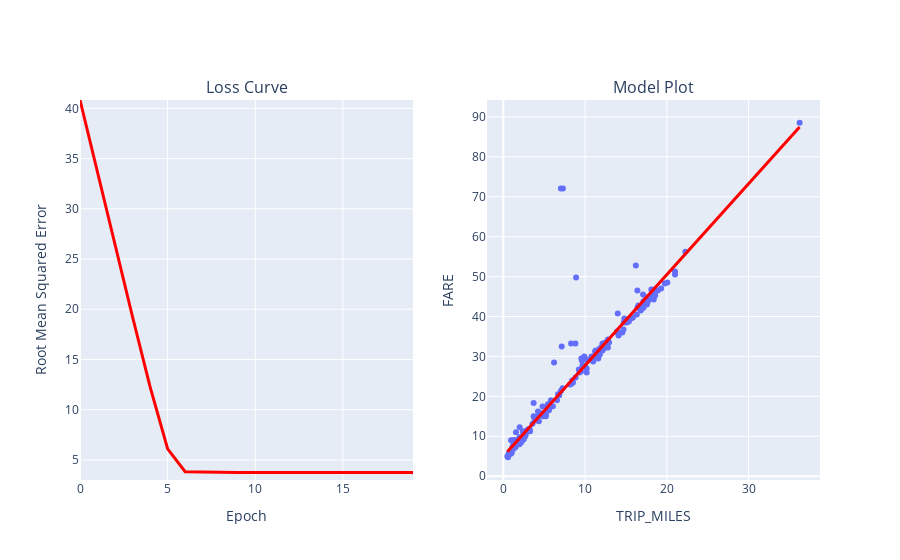

The notebook cell this image was saved under:
### Code cell
# Experiment 1 - Single Feature

# The following variables are the hyperparameters.
learning_rate = 0.001
epochs = 20
batch_size = 50

# Specify the feature and the label.
features = ['TRIP_MILES']
label = 'FARE'

model_1 = run_experiment(training_df, features, label, learning_rate, epochs, batch_size)

### Figure 1 — Plotly figure (JSON) as saved in the notebook; plotly's stock layout.template omitted (floating-point values rounded to 4 significant figures; data arrays with more than 128 entries replaced by an {"elided": "..."} marker saying what was removed)
{"data": [{"hovertemplate": "TRIP_MILES=%{x}<br>FARE=%{y}<extra></extra>", "legendgroup": "", "marker": {"color": "#636efa", "symbol": "circle"}, "mode": "markers", "name": "", "orientation": "v", "showlegend": false, "type": "scatter", "x": {"elided": "200 float values"}, "xaxis": "x2", "y": {"elided": "200 float values"}, "yaxis": "y2"}, {"hovertemplate": "TRIP_MILES=%{x}<br>FARE_PREDICTED=%{y}<extra></extra>", "legendgroup": "", "line": {"color": "#ff0000", "dash": "solid", "width": 3}, "marker": {"symbol": "circle"}, "mode": "lines", "name": "", "orientation": "v", "showlegend": false, "type": "scatter", "x": {"elided": "200 float values"}, "xaxis": "x2", "y": {"elided": "200 float values"}, "yaxis": "y2"}, {"hovertemplate": "x=%{x}<br>y=%{y}<extra></extra>", "legendgroup": "", "line": {"color": "#ff0000", "dash": "solid", "width": 3}, "marker": {"symbol": "circle"}, "mode": "lines", "name": "", "orientation": "v", "showlegend": false, "type": "scatter", "x": [0, 1, 2, 3, 4, 5, 6, 7, 8, 9, 10, 11, 12, 13, 14, 15, 16, 17, 18, 19], "xaxis": "x", "y": [40.84, 33.59, 26.38, 19.23, 12.27, 6.094, 3.819, 3.774, 3.758, 3.751, 3.748, 3.747, 3.746, 3.746, 3.746, 3.746, 3.746, 3.746, 3.746, 3.746], "yaxis": "y"}], "layout": {"annotations": [{"font": {"size": 16}, "showarrow": false, "text": "Loss Curve", "x": 0.225, "xanchor": "center", "xref": "paper", "y": 1, "yanchor": "bottom", "yref": "paper"}, {"font": {"size": 16}, "showarrow": false, "text": "Model Plot", "x": 0.775, "xanchor": "center", "xref": "paper", "y": 1, "yanchor": "bottom", "yref": "paper"}], "xaxis": {"anchor": "y", "domain": [0, 0.45], "title": {"text": "Epoch"}}, "xaxis2": {"anchor": "y2", "domain": [0.55, 1], "title": {"text": "TRIP_MILES"}}, "yaxis": {"anchor": "x", "domain": [0, 1], "range": [2.997, 40.84], "title": {"text": "Root Mean Squared Error"}}, "yaxis2": {"anchor": "x2", "domain": [0, 1], "title": {"text": "FARE"}}}}
